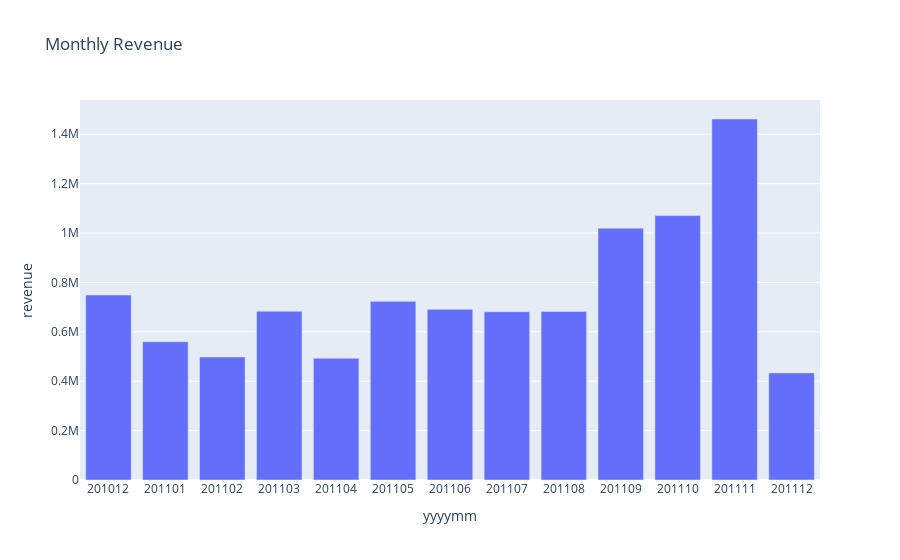

Source (notebook cell):
### Code cell
fig = px.bar(revenue_df, x="yyyymm", y="revenue",
title="Monthly Revenue")
fig.update_xaxes(type='category')
fig.show()

### Figure 1 — Plotly figure (JSON) as saved in the notebook; plotly's stock layout.template omitted (floating-point values rounded to 4 significant figures)
{"data": [{"alignmentgroup": "True", "hovertemplate": "yyyymm=%{x}<br>revenue=%{y}<extra></extra>", "legendgroup": "", "marker": {"color": "#636efa", "pattern": {"shape": ""}}, "name": "", "offsetgroup": "", "orientation": "v", "showlegend": false, "textposition": "auto", "type": "bar", "x": ["201012", "201101", "201102", "201103", "201104", "201105", "201106", "201107", "201108", "201109", "201110", "201111", "201112"], "xaxis": "x", "y": [749000.0, 560000.0, 498100.0, 683300.0, 493200.0, 723300.0, 691100.0, 681300.0, 682700.0, 1020000.0, 1071000.0, 1462000.0, 433700.0], "yaxis": "y"}], "layout": {"barmode": "relative", "legend": {"tracegroupgap": 0}, "title": {"text": "Monthly Revenue"}, "xaxis": {"anchor": "y", "domain": [0, 1], "title": {"text": "yyyymm"}, "type": "category"}, "yaxis": {"anchor": "x", "domain": [0, 1], "title": {"text": "revenue"}}}}
